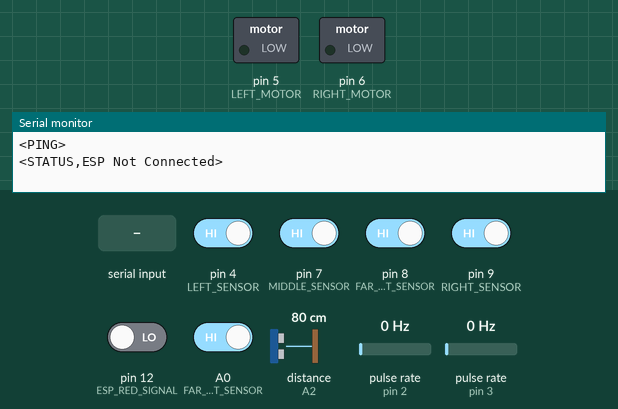
A sketch run on a simulated Arduino Uno, built with avr-gcc and run on an emulated ATmega328P. On the bench: switched loads named in the sketch (green lamp = pin HIGH), the last lines printed to the serial monitor. Wiring (inferred from the names in the program): ultrasonic range finder: trigger A1; echo A2; 2 × pulse sensor: data pin 2 / data pin 3. Dashed ring = blinking. The test bench sets the inputs (shaded band); at power-on: A0 (FAR_LEFT_SENSOR), pin 4 (LEFT_SENSOR), pin 7 (MIDDLE_SENSOR), pin 8 (FAR_RIGHT_SENSOR), pin 9 (RIGHT_SENSOR) HIGH, pin 12 (ESP_RED_SIGNAL) LOW, distance to the obstacle (sensor on A2) 80 cm, pulse rate (sensors on pin 2, pin 3) 0 Hz. The echo pulse lasts 58.3 µs per cm; pins used as bus, display or sensor lines are not drawn.

Above: at 1.4 s.
1.5 s: pin 4 (LEFT_SENSOR) driven LOW
At 2.2 s:
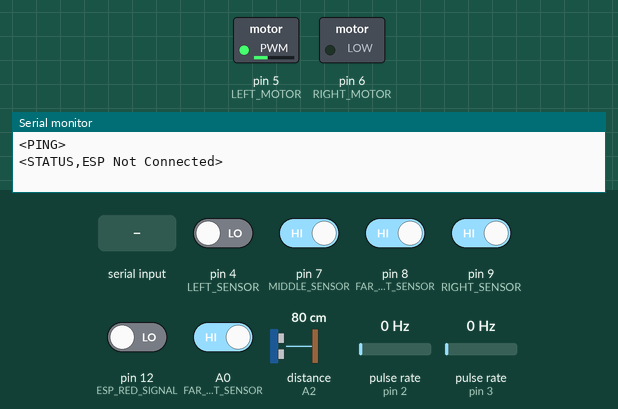
3.0 s: pin 8 (FAR_RIGHT_SENSOR) driven LOW
At 4.2 s:
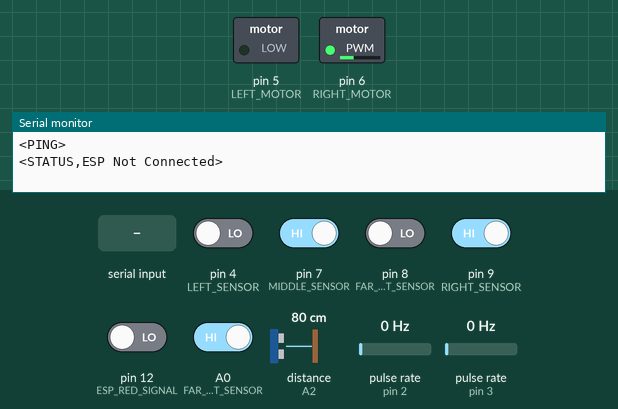
4.5 s: "<PONG>\n" received over Serial
6.5 s: pin 12 (ESP_RED_SIGNAL) driven HIGH
At 7.4 s:
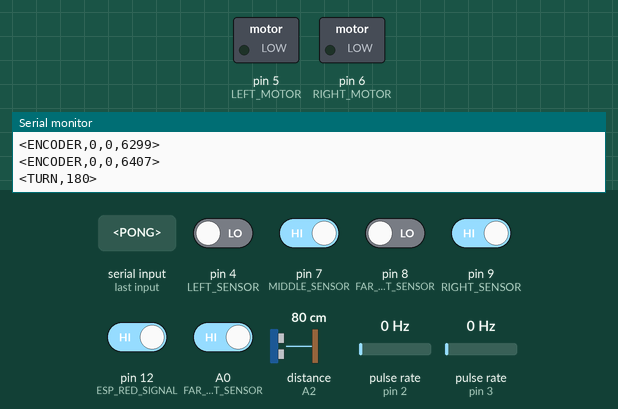
9.5 s: pin 12 (ESP_RED_SIGNAL) driven LOW
At 10.7 s:
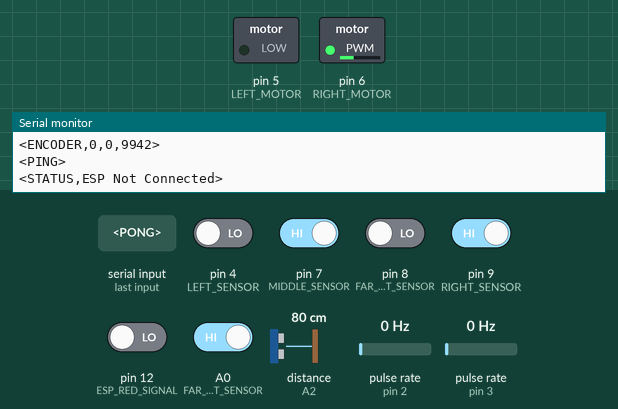
11.0 s: pin 8 (FAR_RIGHT_SENSOR) driven HIGH
At 11.7 s:
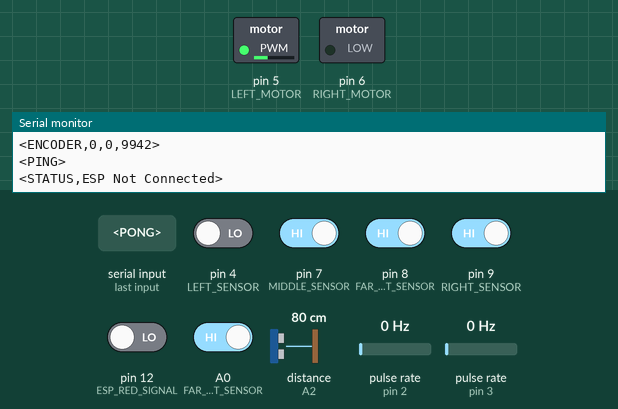
Timing chart, 0 to 13.5 s (numbered marks = the images above; inputs shaded):
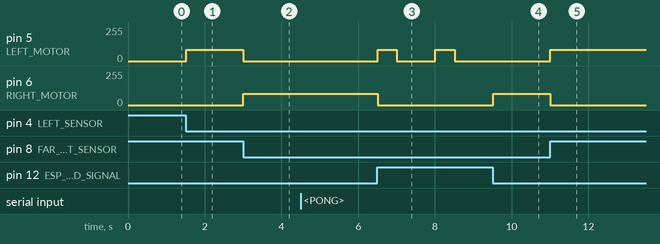

Measured:
- after the input at 1.5 s, pin 5 (LEFT_MOTOR): 0/255 → 85/255 at once
- after the input at 3.0 s, pin 5 (LEFT_MOTOR): 85/255 → 0/255 at once; pin 6 (RIGHT_MOTOR): 0/255 → 85/255 at once
- after the input at 6.5 s, pin 5 (LEFT_MOTOR): alternates 85/255 for 0.50 s and 0/255 for 1.0 s, starting at once; pin 6 (RIGHT_MOTOR): 85/255 → 0/255 at once
- after the input at 9.5 s, pin 5 (LEFT_MOTOR): stays 0/255 (without the input it goes to 85/255 after 0.01 s); pin 6 (RIGHT_MOTOR): 0/255 → 85/255 at once
- after the input at 11.0 s, pin 5 (LEFT_MOTOR): 0/255 → 85/255 at once; pin 6 (RIGHT_MOTOR): 85/255 → 0/255 at once

The sketch:

Arduinocodelinefollower26_5_2025.ino
```cpp
// Line Follower with 5 IR Sensors - Works with or without ESP32-CAM

#define FAR_LEFT_SENSOR   A0
#define LEFT_SENSOR       4
#define MIDDLE_SENSOR     7
#define RIGHT_SENSOR      9
#define FAR_RIGHT_SENSOR  8

#define LEFT_MOTOR        5
#define RIGHT_MOTOR       6

#define TRIG_PIN         A1
#define ECHO_PIN         A2

#define LEFT_ENCODER     2  // Interrupt 0
#define RIGHT_ENCODER    3  // Interrupt 1

#define ESP_RED_SIGNAL   12  // Pin to receive red detection signal from ESP32-CAM

// Speed settings (PWM: 0-255)
int baseSpeed = 85;
int turnSpeed = 00;
int slightTurn = 40;
int extremeTurn = 85;

// Obstacle detection
const int obstacleDistance = 10;  // Stop if obstacle is 10cm or closer (in cm)

// Encoder variables
volatile long leftEncoderCount = 0;
volatile long rightEncoderCount = 0;
const int pulsesPerRevolution = 20;
const float wheelCircumference = 21.0; // cm

// ESP32-CAM connection status
bool espConnected = false;
unsigned long lastConnectionCheck = 0;
const unsigned long CONNECTION_CHECK_INTERVAL = 5000; // Check every 5 seconds

void setup() {
  // Sensor setup
  pinMode(FAR_LEFT_SENSOR, INPUT);
  pinMode(LEFT_SENSOR, INPUT);
  pinMode(MIDDLE_SENSOR, INPUT);
  pinMode(RIGHT_SENSOR, INPUT);
  pinMode(FAR_RIGHT_SENSOR, INPUT);

  // Motor setup
  pinMode(LEFT_MOTOR, OUTPUT);
  pinMode(RIGHT_MOTOR, OUTPUT);

  // Ultrasonic setup
  pinMode(TRIG_PIN, OUTPUT);
  pinMode(ECHO_PIN, INPUT);

  // Encoder setup
  pinMode(LEFT_ENCODER, INPUT_PULLUP);
  pinMode(RIGHT_ENCODER, INPUT_PULLUP);
  attachInterrupt(digitalPinToInterrupt(LEFT_ENCODER), leftEncoderISR, CHANGE);
  attachInterrupt(digitalPinToInterrupt(RIGHT_ENCODER), rightEncoderISR, CHANGE);

  // ESP32-CAM communication setup
  pinMode(ESP_RED_SIGNAL, INPUT_PULLUP); // Use pullup in case ESP is disconnected

  Serial.begin(115200);
  stopMotors();

  // Initial ESP connection check
  checkESPConnection();
}

void loop() {
  // Periodically check ESP connection status
  if (millis() - lastConnectionCheck >= CONNECTION_CHECK_INTERVAL) {
    checkESPConnection();
    lastConnectionCheck = millis();
  }

  // Only check for red signal if ESP is connected
  if (espConnected) {
    if (digitalRead(ESP_RED_SIGNAL) == HIGH) {
      perform180Turn();
      delay(1000); // Wait after turning
      return; // Skip rest of loop for this iteration
    }
  }

  // Obstacle detection (works regardless of ESP connection)
  if (checkObstacle()) {
    stopMotors();
    delay(100);
    return;
  }

  // Line following logic (independent of ESP)
  bool farLeft = !digitalRead(FAR_LEFT_SENSOR);
  bool left = !digitalRead(LEFT_SENSOR);
  bool middle = !digitalRead(MIDDLE_SENSOR);
  bool right = !digitalRead(RIGHT_SENSOR);
  bool farRight = !digitalRead(FAR_RIGHT_SENSOR);

  if (farLeft && !farRight) {
    extremeRight();
  }
  else if (farRight && !farLeft) {
    extremeLeft();
  }
  else if (left && !right) {
    turnRight();
  }
  else if (right && !left) {
    turnLeft();
  }
  else if (middle) {
    if (left && right) {
      moveForward();
    }
    else if (left) {
      slightRight();
    }
    else if (right) {
      slightLeft();
    }
    else {
      moveForward();
    }
  }
  else if (farLeft && farRight) {
    moveForward();
    delay(200);
  }
  else {
    stopMotors();
  }

  // Only try to send data if ESP is connected
  if (espConnected) {
    sendEncoderData();
  }

  delay(10);
}

// Check if ESP32-CAM is connected
void checkESPConnection() {
  // Try to communicate with ESP
  Serial.println("<PING>"); // Send ping message

  // Wait for response with timeout
  unsigned long startTime = millis();
  bool receivedResponse = false;

  while (millis() - startTime < 200) { // 200ms timeout
    if (Serial.available()) {
      String response = Serial.readStringUntil('\n');
      if (response.startsWith("<PONG>")) {
        receivedResponse = true;
        break;
      }
    }
  }

  espConnected = receivedResponse;

  if (espConnected) {
    Serial.println("<STATUS,ESP Connected>");
  } else {
    Serial.println("<STATUS,ESP Not Connected>");
    // Ensure signal pin is in safe state
    digitalWrite(ESP_RED_SIGNAL, LOW);
  }
}

// Encoder ISRs
void leftEncoderISR() {
  leftEncoderCount++;
}

void rightEncoderISR() {
  rightEncoderCount++;
}

// Send encoder data to ESP-CAM
void sendEncoderData() {
  static unsigned long lastSendTime = 0;
  const unsigned long SEND_INTERVAL = 100; // ms

  if (millis() - lastSendTime >= SEND_INTERVAL) {
    Serial.print("<ENCODER,");
    Serial.print(leftEncoderCount);
    Serial.print(",");
    Serial.print(rightEncoderCount);
    Serial.print(",");
    Serial.print(millis());
    Serial.println(">");
    lastSendTime = millis();
  }
}

// 180-degree turn
void perform180Turn() {
  // If ESP is disconnected, don't perform turn
  if (!espConnected) return;

  analogWrite(LEFT_MOTOR, extremeTurn);
  analogWrite(RIGHT_MOTOR, 0);
  delay(500); // Adjust based on your robot's turning speed
  stopMotors();

  // Send turn completion message
  if (espConnected) {
    Serial.println("<TURN,180>");
  }
}

// Obstacle detection
bool checkObstacle() {
  digitalWrite(TRIG_PIN, LOW);
  delayMicroseconds(2);
  digitalWrite(TRIG_PIN, HIGH);
  delayMicroseconds(10);
  digitalWrite(TRIG_PIN, LOW);

  long duration = pulseIn(ECHO_PIN, HIGH);
  int distance = duration * 0.034 / 2;

  return (distance > 0 && distance <= obstacleDistance);
}

// Motor control functions
void moveForward() {
  analogWrite(LEFT_MOTOR, baseSpeed);
  analogWrite(RIGHT_MOTOR, baseSpeed);
}

void slightLeft() {
  analogWrite(LEFT_MOTOR, slightTurn);
  analogWrite(RIGHT_MOTOR, baseSpeed);
}

void slightRight() {
  analogWrite(LEFT_MOTOR, baseSpeed);
  analogWrite(RIGHT_MOTOR, slightTurn);
}

void turnLeft() {
  analogWrite(LEFT_MOTOR, 0);
  analogWrite(RIGHT_MOTOR, baseSpeed);
}

void turnRight() {
  analogWrite(LEFT_MOTOR, baseSpeed);
  analogWrite(RIGHT_MOTOR, 0);
}

void extremeLeft() {
  analogWrite(LEFT_MOTOR, 0);
  analogWrite(RIGHT_MOTOR, extremeTurn);
}

void extremeRight() {
  analogWrite(LEFT_MOTOR, extremeTurn);
  analogWrite(RIGHT_MOTOR, 0);
}

void stopMotors() {
  analogWrite(LEFT_MOTOR, 0);
  analogWrite(RIGHT_MOTOR, 0);
}
```
